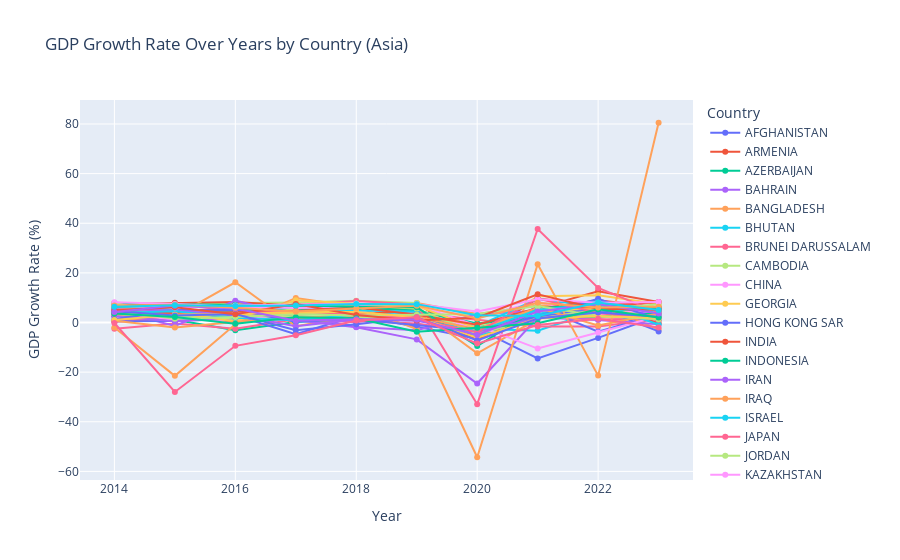

The notebook cell saved with this chart:
### Code cell
# Plotting GDP Growth Against Time for Every Country
# Filter GDP Growth Rate columns
gdp_growth_cols = [col for col in asia_mean_reset.columns if 'GDP Growth Rate %' in col]

# Reshape the DataFrame
gdp_long = asia_mean_reset.melt(id_vars=['Country'], 
                          value_vars=gdp_growth_cols, 
                          var_name='Year', 
                          value_name='GDP Growth Rate')

# Extract the year from the column name
gdp_long['Year'] = gdp_long['Year'].str.extract(r'\[(\d{4})\]').astype(int)

fig = px.line(gdp_long, x='Year', y='GDP Growth Rate', color='Country',
              labels={'GDP Growth Rate': 'GDP Growth Rate (%)', 'Year': 'Year'},
              title='GDP Growth Rate Over Years by Country (Asia)')

# Show the plot
fig.update_traces(mode='lines+markers')
fig.show()

# Insights: 
# Other than countries like Yemen, Iraq, Maldives and Macao Sar, generally the countries seem to follow the same growth rate. 
# The reason for the anomalies can be attributed to political instability, regional conflicts, small economies, or heavy reliance on specific industries

### Figure 1 — Plotly figure (JSON) as saved in the notebook; plotly's stock layout.template omitted (floating-point values rounded to 4 significant figures)
{"data": [{"hovertemplate": "Country=AFGHANISTAN<br>Year=%{x}<br>GDP Growth Rate (%)=%{y}<extra></extra>", "legendgroup": "AFGHANISTAN", "line": {"color": "#636efa", "dash": "solid"}, "marker": {"symbol": "circle"}, "mode": "lines+markers", "name": "AFGHANISTAN", "orientation": "v", "showlegend": true, "type": "scatter", "x": [2014, 2015, 2016, 2017, 2018, 2019, 2020, 2021, 2022, 2023], "xaxis": "x", "y": [2.7, 1, 2.2, 2.6, 1.2, 3.9, -2.4, -14.5, -6.2, 2.7], "yaxis": "y"}, {"hovertemplate": "Country=ARMENIA<br>Year=%{x}<br>GDP Growth Rate (%)=%{y}<extra></extra>", "legendgroup": "ARMENIA", "line": {"color": "#EF553B", "dash": "solid"}, "marker": {"symbol": "circle"}, "mode": "lines+markers", "name": "ARMENIA", "orientation": "v", "showlegend": true, "type": "scatter", "x": [2014, 2015, 2016, 2017, 2018, 2019, 2020, 2021, 2022, 2023], "xaxis": "x", "y": [3.6, 3.3, 0.2, 7.5, 5.2, 7.6, -7.1, 5.8, 12.6, 8.3], "yaxis": "y"}, {"hovertemplate": "Country=AZERBAIJAN<br>Year=%{x}<br>GDP Growth Rate (%)=%{y}<extra></extra>", "legendgroup": "AZERBAIJAN", "line": {"color": "#00cc96", "dash": "solid"}, "marker": {"symbol": "circle"}, "mode": "lines+markers", "name": "AZERBAIJAN", "orientation": "v", "showlegend": true, "type": "scatter", "x": [2014, 2015, 2016, 2017, 2018, 2019, 2020, 2021, 2022, 2023], "xaxis": "x", "y": [2.8, 1.1, -3.1, 0.2, 1.5, 2.5, -4.2, 5.6, 4.7, 1.1], "yaxis": "y"}, {"hovertemplate": "Country=BAHRAIN<br>Year=%{x}<br>GDP Growth Rate (%)=%{y}<extra></extra>", "legendgroup": "BAHRAIN", "line": {"color": "#ab63fa", "dash": "solid"}, "marker": {"symbol": "circle"}, "mode": "lines+markers", "name": "BAHRAIN", "orientation": "v", "showlegend": true, "type": "scatter", "x": [2014, 2015, 2016, 2017, 2018, 2019, 2020, 2021, 2022, 2023], "xaxis": "x", "y": [4.3, 2.5, 3.8, 5, 2.1, 2.1, -5.9, 4.4, 6, 3], "yaxis": "y"}, {"hovertemplate": "Country=BANGLADESH<br>Year=%{x}<br>GDP Growth Rate (%)=%{y}<extra></extra>", "legendgroup": "BANGLADESH", "line": {"color": "#FFA15A", "dash": "solid"}, "marker": {"symbol": "circle"}, "mode": "lines+markers", "name": "BANGLADESH", "orientation": "v", "showlegend": true, "type": "scatter", "x": [2014, 2015, 2016, 2017, 2018, 2019, 2020, 2021, 2022, 2023], "xaxis": "x", "y": [6.1, 6.6, 7.1, 6.6, 7.3, 7.9, 3.4, 6.9, 7.1, 5.8], "yaxis": "y"}, {"hovertemplate": "Country=BHUTAN<br>Year=%{x}<br>GDP Growth Rate (%)=%{y}<extra></extra>", "legendgroup": "BHUTAN", "line": {"color": "#19d3f3", "dash": "solid"}, "marker": {"symbol": "circle"}, "mode": "lines+markers", "name": "BHUTAN", "orientation": "v", "showlegend": true, "type": "scatter", "x": [2014, 2015, 2016, 2017, 2018, 2019, 2020, 2021, 2022, 2023], "xaxis": "x", "y": [3.7, 6.2, 7.5, 5.9, 3.5, 4.6, -2.5, -3.3, 4.8, 5], "yaxis": "y"}, {"hovertemplate": "Country=BRUNEI DARUSSALAM<br>Year=%{x}<br>GDP Growth Rate (%)=%{y}<extra></extra>", "legendgroup": "BRUNEI DARUSSALAM", "line": {"color": "#FF6692", "dash": "solid"}, "marker": {"symbol": "circle"}, "mode": "lines+markers", "name": "BRUNEI DARUSSALAM", "orientation": "v", "showlegend": true, "type": "scatter", "x": [2014, 2015, 2016, 2017, 2018, 2019, 2020, 2021, 2022, 2023], "xaxis": "x", "y": [-2.5, -0.4, -2.5, 1.3, 0.1, 3.9, 1.1, -1.6, -1.6, 1.4], "yaxis": "y"}, {"hovertemplate": "Country=CAMBODIA<br>Year=%{x}<br>GDP Growth Rate (%)=%{y}<extra></extra>", "legendgroup": "CAMBODIA", "line": {"color": "#B6E880", "dash": "solid"}, "marker": {"symbol": "circle"}, "mode": "lines+markers", "name": "CAMBODIA", "orientation": "v", "showlegend": true, "type": "scatter", "x": [2014, 2015, 2016, 2017, 2018, 2019, 2020, 2021, 2022, 2023], "xaxis": "x", "y": [8, 7.2, 7.9, 8.1, 8.8, 7.9, -3.6, 3.1, 5.1, 5], "yaxis": "y"}, {"hovertemplate": "Country=CHINA<br>Year=%{x}<br>GDP Growth Rate (%)=%{y}<extra></extra>", "legendgroup": "CHINA", "line": {"color": "#FF97FF", "dash": "solid"}, "marker": {"symbol": "circle"}, "mode": "lines+markers", "name": "CHINA", "orientation": "v", "showlegend": true, "type": "scatter", "x": [2014, 2015, 2016, 2017, 2018, 2019, 2020, 2021, 2022, 2023], "xaxis": "x", "y": [7.4, 7, 6.8, 6.9, 6.7, 6, 2.2, 8.4, 3, 5.2], "yaxis": "y"}, {"hovertemplate": "Country=GEORGIA<br>Year=%{x}<br>GDP Growth Rate (%)=%{y}<extra></extra>", "legendgroup": "GEORGIA", "line": {"color": "#FECB52", "dash": "solid"}, "marker": {"symbol": "circle"}, "mode": "lines+markers", "name": "GEORGIA", "orientation": "v", "showlegend": true, "type": "scatter", "x": [2014, 2015, 2016, 2017, 2018, 2019, 2020, 2021, 2022, 2023], "xaxis": "x", "y": [4.1, 3.4, 3.4, 5.2, 6.1, 5.4, -6.3, 10.6, 11, 7.5], "yaxis": "y"}, {"hovertemplate": "Country=HONG KONG SAR<br>Year=%{x}<br>GDP Growth Rate (%)=%{y}<extra></extra>", "legendgroup": "HONG KONG SAR", "line": {"color": "#636efa", "dash": "solid"}, "marker": {"symbol": "circle"}, "mode": "lines+markers", "name": "HONG KONG SAR", "orientation": "v", "showlegend": true, "type": "scatter", "x": [2014, 2015, 2016, 2017, 2018, 2019, 2020, 2021, 2022, 2023], "xaxis": "x", "y": [2.8, 2.4, 2.2, 3.8, 2.8, -1.7, -6.5, 6.5, -3.7, 3.3], "yaxis": "y"}, {"hovertemplate": "Country=INDIA<br>Year=%{x}<br>GDP Growth Rate (%)=%{y}<extra></extra>", "legendgroup": "INDIA", "line": {"color": "#EF553B", "dash": "solid"}, "marker": {"symbol": "circle"}, "mode": "lines+markers", "name": "INDIA", "orientation": "v", "showlegend": true, "type": "scatter", "x": [2014, 2015, 2016, 2017, 2018, 2019, 2020, 2021, 2022, 2023], "xaxis": "x", "y": [7.4, 8, 8.3, 6.8, 6.5, 3.9, -5.8, 9.7, 7, 8.2], "yaxis": "y"}, {"hovertemplate": "Country=INDONESIA<br>Year=%{x}<br>GDP Growth Rate (%)=%{y}<extra></extra>", "legendgroup": "INDONESIA", "line": {"color": "#00cc96", "dash": "solid"}, "marker": {"symbol": "circle"}, "mode": "lines+markers", "name": "INDONESIA", "orientation": "v", "showlegend": true, "type": "scatter", "x": [2014, 2015, 2016, 2017, 2018, 2019, 2020, 2021, 2022, 2023], "xaxis": "x", "y": [5, 4.9, 5, 5.1, 5.2, 5, -2.1, 3.7, 5.3, 5], "yaxis": "y"}, {"hovertemplate": "Country=IRAN<br>Year=%{x}<br>GDP Growth Rate (%)=%{y}<extra></extra>", "legendgroup": "IRAN", "line": {"color": "#ab63fa", "dash": "solid"}, "marker": {"symbol": "circle"}, "mode": "lines+markers", "name": "IRAN", "orientation": "v", "showlegend": true, "type": "scatter", "x": [2014, 2015, 2016, 2017, 2018, 2019, 2020, 2021, 2022, 2023], "xaxis": "x", "y": [5, -1.4, 8.8, 2.8, -1.8, -3.1, 3.3, 4.7, 3.8, 5], "yaxis": "y"}, {"hovertemplate": "Country=IRAQ<br>Year=%{x}<br>GDP Growth Rate (%)=%{y}<extra></extra>", "legendgroup": "IRAQ", "line": {"color": "#FFA15A", "dash": "solid"}, "marker": {"symbol": "circle"}, "mode": "lines+markers", "name": "IRAQ", "orientation": "v", "showlegend": true, "type": "scatter", "x": [2014, 2015, 2016, 2017, 2018, 2019, 2020, 2021, 2022, 2023], "xaxis": "x", "y": [0.7, 2.5, 16.2, -1.5, 2.6, 5.6, -12.4, 1.4, 7.7, -2.9], "yaxis": "y"}, {"hovertemplate": "Country=ISRAEL<br>Year=%{x}<br>GDP Growth Rate (%)=%{y}<extra></extra>", "legendgroup": "ISRAEL", "line": {"color": "#19d3f3", "dash": "solid"}, "marker": {"symbol": "circle"}, "mode": "lines+markers", "name": "ISRAEL", "orientation": "v", "showlegend": true, "type": "scatter", "x": [2014, 2015, 2016, 2017, 2018, 2019, 2020, 2021, 2022, 2023], "xaxis": "x", "y": [3.8, 2.3, 4.4, 4.3, 4.1, 3.8, -1.5, 9.5, 6.4, 2], "yaxis": "y"}, {"hovertemplate": "Country=JAPAN<br>Year=%{x}<br>GDP Growth Rate (%)=%{y}<extra></extra>", "legendgroup": "JAPAN", "line": {"color": "#FF6692", "dash": "solid"}, "marker": {"symbol": "circle"}, "mode": "lines+markers", "name": "JAPAN", "orientation": "v", "showlegend": true, "type": "scatter", "x": [2014, 2015, 2016, 2017, 2018, 2019, 2020, 2021, 2022, 2023], "xaxis": "x", "y": [0.3, 1.6, 0.8, 1.7, 0.6, -0.4, -4.2, 2.7, 1.2, 1.7], "yaxis": "y"}, {"hovertemplate": "Country=JORDAN<br>Year=%{x}<br>GDP Growth Rate (%)=%{y}<extra></extra>", "legendgroup": "JORDAN", "line": {"color": "#B6E880", "dash": "solid"}, "marker": {"symbol": "circle"}, "mode": "lines+markers", "name": "JORDAN", "orientation": "v", "showlegend": true, "type": "scatter", "x": [2014, 2015, 2016, 2017, 2018, 2019, 2020, 2021, 2022, 2023], "xaxis": "x", "y": [3.4, 2.5, 2, 2.5, 1.9, 1.8, -1.1, 3.7, 2.4, 2.6], "yaxis": "y"}, {"hovertemplate": "Country=KAZAKHSTAN<br>Year=%{x}<br>GDP Growth Rate (%)=%{y}<extra></extra>", "legendgroup": "KAZAKHSTAN", "line": {"color": "#FF97FF", "dash": "solid"}, "marker": {"symbol": "circle"}, "mode": "lines+markers", "name": "KAZAKHSTAN", "orientation": "v", "showlegend": true, "type": "scatter", "x": [2014, 2015, 2016, 2017, 2018, 2019, 2020, 2021, 2022, 2023], "xaxis": "x", "y": [4.3, 1, 0.9, 3.9, 4.1, 4.5, -2.6, 4.1, 3.3, 5.1], "yaxis": "y"}, {"hovertemplate": "Country=KOREA, REPUBLIC OF<br>Year=%{x}<br>GDP Growth Rate (%)=%{y}<extra></extra>", "legendgroup": "KOREA, REPUBLIC OF", "line": {"color": "#FECB52", "dash": "solid"}, "marker": {"symbol": "circle"}, "mode": "lines+markers", "name": "KOREA, REPUBLIC OF", "orientation": "v", "showlegend": true, "type": "scatter", "x": [2014, 2015, 2016, 2017, 2018, 2019, 2020, 2021, 2022, 2023], "xaxis": "x", "y": [3.2, 2.9, 3.2, 3.4, 3.2, 2.3, -0.7, 4.6, 2.7, 1.4], "yaxis": "y"}, {"hovertemplate": "Country=KUWAIT<br>Year=%{x}<br>GDP Growth Rate (%)=%{y}<extra></extra>", "legendgroup": "KUWAIT", "line": {"color": "#636efa", "dash": "solid"}, "marker": {"symbol": "circle"}, "mode": "lines+markers", "name": "KUWAIT", "orientation": "v", "showlegend": true, "type": "scatter", "x": [2014, 2015, 2016, 2017, 2018, 2019, 2020, 2021, 2022, 2023], "xaxis": "x", "y": [0.5, 0.6, 2.9, -4.7, 2.7, 2.3, -4.8, 2.3, 5.9, -3.6], "yaxis": "y"}, {"hovertemplate": "Country=KYRGYZSTAN<br>Year=%{x}<br>GDP Growth Rate (%)=%{y}<extra></extra>", "legendgroup": "KYRGYZSTAN", "line": {"color": "#EF553B", "dash": "solid"}, "marker": {"symbol": "circle"}, "mode": "lines+markers", "name": "KYRGYZSTAN", "orientation": "v", "showlegend": true, "type": "scatter", "x": [2014, 2015, 2016, 2017, 2018, 2019, 2020, 2021, 2022, 2023], "xaxis": "x", "y": [4, 3.9, 4.3, 4.7, 3.5, 4.6, -7.1, 5.5, 9, 6.2], "yaxis": "y"}, {"hovertemplate": "Country=LAO P.D.R.<br>Year=%{x}<br>GDP Growth Rate (%)=%{y}<extra></extra>", "legendgroup": "LAO P.D.R.", "line": {"color": "#00cc96", "dash": "solid"}, "marker": {"symbol": "circle"}, "mode": "lines+markers", "name": "LAO P.D.R.", "orientation": "v", "showlegend": true, "type": "scatter", "x": [2014, 2015, 2016, 2017, 2018, 2019, 2020, 2021, 2022, 2023], "xaxis": "x", "y": [7.6, 7.3, 7, 6.9, 6.2, 4.7, -0.4, 2.1, 2.3, 3.7], "yaxis": "y"}, {"hovertemplate": "Country=LEBANON<br>Year=%{x}<br>GDP Growth Rate (%)=%{y}<extra></extra>", "legendgroup": "LEBANON", "line": {"color": "#ab63fa", "dash": "solid"}, "marker": {"symbol": "circle"}, "mode": "lines+markers", "name": "LEBANON", "orientation": "v", "showlegend": true, "type": "scatter", "x": [2014, 2015, 2016, 2017, 2018, 2019, 2020, 2021, 2022, 2023], "xaxis": "x", "y": [2.5, 0.5, 1.6, 0.9, -1.9, -6.8, -24.6, 2, 1, -0.7], "yaxis": "y"}, {"hovertemplate": "Country=MACAO SAR<br>Year=%{x}<br>GDP Growth Rate (%)=%{y}<extra></extra>", "legendgroup": "MACAO SAR", "line": {"color": "#FFA15A", "dash": "solid"}, "marker": {"symbol": "circle"}, "mode": "lines+markers", "name": "MACAO SAR", "orientation": "v", "showlegend": true, "type": "scatter", "x": [2014, 2015, 2016, 2017, 2018, 2019, 2020, 2021, 2022, 2023], "xaxis": "x", "y": [-2, -21.5, -0.7, 9.9, 6.4, -2.6, -54.3, 23.5, -21.4, 80.5], "yaxis": "y"}, {"hovertemplate": "Country=MALAYSIA<br>Year=%{x}<br>GDP Growth Rate (%)=%{y}<extra></extra>", "legendgroup": "MALAYSIA", "line": {"color": "#19d3f3", "dash": "solid"}, "marker": {"symbol": "circle"}, "mode": "lines+markers", "name": "MALAYSIA", "orientation": "v", "showlegend": true, "type": "scatter", "x": [2014, 2015, 2016, 2017, 2018, 2019, 2020, 2021, 2022, 2023], "xaxis": "x", "y": [6, 5, 4.4, 5.8, 4.8, 4.4, -5.5, 3.3, 8.9, 3.6], "yaxis": "y"}, {"hovertemplate": "Country=MALDIVES<br>Year=%{x}<br>GDP Growth Rate (%)=%{y}<extra></extra>", "legendgroup": "MALDIVES", "line": {"color": "#FF6692", "dash": "solid"}, "marker": {"symbol": "circle"}, "mode": "lines+markers", "name": "MALDIVES", "orientation": "v", "showlegend": true, "type": "scatter", "x": [2014, 2015, 2016, 2017, 2018, 2019, 2020, 2021, 2022, 2023], "xaxis": "x", "y": [7.8, 4, 6.6, 7.1, 8.7, 7.3, -32.9, 37.7, 13.9, 4], "yaxis": "y"}, {"hovertemplate": "Country=MONGOLIA<br>Year=%{x}<br>GDP Growth Rate (%)=%{y}<extra></extra>", "legendgroup": "MONGOLIA", "line": {"color": "#B6E880", "dash": "solid"}, "marker": {"symbol": "circle"}, "mode": "lines+markers", "name": "MONGOLIA", "orientation": "v", "showlegend": true, "type": "scatter", "x": [2014, 2015, 2016, 2017, 2018, 2019, 2020, 2021, 2022, 2023], "xaxis": "x", "y": [7.9, 2.4, 1.5, 5.6, 7.7, 5.6, -4.6, 1.6, 5, 7.4], "yaxis": "y"}, {"hovertemplate": "Country=MYANMAR<br>Year=%{x}<br>GDP Growth Rate (%)=%{y}<extra></extra>", "legendgroup": "MYANMAR", "line": {"color": "#FF97FF", "dash": "solid"}, "marker": {"symbol": "circle"}, "mode": "lines+markers", "name": "MYANMAR", "orientation": "v", "showlegend": true, "type": "scatter", "x": [2014, 2015, 2016, 2017, 2018, 2019, 2020, 2021, 2022, 2023], "xaxis": "x", "y": [8.2, 7.5, 6.4, 5.8, 6.4, 6.8, -1.2, -10.5, -4, 2.5], "yaxis": "y"}, {"hovertemplate": "Country=NEPAL<br>Year=%{x}<br>GDP Growth Rate (%)=%{y}<extra></extra>", "legendgroup": "NEPAL", "line": {"color": "#FECB52", "dash": "solid"}, "marker": {"symbol": "circle"}, "mode": "lines+markers", "name": "NEPAL", "orientation": "v", "showlegend": true, "type": "scatter", "x": [2014, 2015, 2016, 2017, 2018, 2019, 2020, 2021, 2022, 2023], "xaxis": "x", "y": [6, 4, 0.4, 9, 7.6, 6.7, -2.4, 4.8, 5.6, 2], "yaxis": "y"}, {"hovertemplate": "Country=OMAN<br>Year=%{x}<br>GDP Growth Rate (%)=%{y}<extra></extra>", "legendgroup": "OMAN", "line": {"color": "#636efa", "dash": "solid"}, "marker": {"symbol": "circle"}, "mode": "lines+markers", "name": "OMAN", "orientation": "v", "showlegend": true, "type": "scatter", "x": [2014, 2015, 2016, 2017, 2018, 2019, 2020, 2021, 2022, 2023], "xaxis": "x", "y": [1.3, 5, 5, 0.3, 1.3, -1.1, -3.4, 2.6, 9.6, 1.3], "yaxis": "y"}, {"hovertemplate": "Country=PAKISTAN<br>Year=%{x}<br>GDP Growth Rate (%)=%{y}<extra></extra>", "legendgroup": "PAKISTAN", "line": {"color": "#EF553B", "dash": "solid"}, "marker": {"symbol": "circle"}, "mode": "lines+markers", "name": "PAKISTAN", "orientation": "v", "showlegend": true, "type": "scatter", "x": [2014, 2015, 2016, 2017, 2018, 2019, 2020, 2021, 2022, 2023], "xaxis": "x", "y": [3.6, 3.8, 4.1, 4.6, 6.1, 3.1, -0.9, 5.8, 6.2, -0.2], "yaxis": "y"}, {"hovertemplate": "Country=PHILIPPINES<br>Year=%{x}<br>GDP Growth Rate (%)=%{y}<extra></extra>", "legendgroup": "PHILIPPINES", "line": {"color": "#00cc96", "dash": "solid"}, "marker": {"symbol": "circle"}, "mode": "lines+markers", "name": "PHILIPPINES", "orientation": "v", "showlegend": true, "type": "scatter", "x": [2014, 2015, 2016, 2017, 2018, 2019, 2020, 2021, 2022, 2023], "xaxis": "x", "y": [6.3, 6.3, 7.1, 6.9, 6.3, 6.1, -9.5, 5.7, 7.6, 5.5], "yaxis": "y"}, {"hovertemplate": "Country=QATAR<br>Year=%{x}<br>GDP Growth Rate (%)=%{y}<extra></extra>", "legendgroup": "QATAR", "line": {"color": "#ab63fa", "dash": "solid"}, "marker": {"symbol": "circle"}, "mode": "lines+markers", "name": "QATAR", "orientation": "v", "showlegend": true, "type": "scatter", "x": [2014, 2015, 2016, 2017, 2018, 2019, 2020, 2021, 2022, 2023], "xaxis": "x", "y": [5.3, 4.8, 3.1, -1.5, 1.2, 0.7, -3.6, 1.6, 4.2, 1.2], "yaxis": "y"}, {"hovertemplate": "Country=RUSSIAN FEDERATION<br>Year=%{x}<br>GDP Growth Rate (%)=%{y}<extra></extra>", "legendgroup": "RUSSIAN FEDERATION", "line": {"color": "#FFA15A", "dash": "solid"}, "marker": {"symbol": "circle"}, "mode": "lines+markers", "name": "RUSSIAN FEDERATION", "orientation": "v", "showlegend": true, "type": "scatter", "x": [2014, 2015, 2016, 2017, 2018, 2019, 2020, 2021, 2022, 2023], "xaxis": "x", "y": [0.7, -2, 0.2, 1.8, 2.8, 2.2, -2.7, 5.9, -1.2, 3.6], "yaxis": "y"}, {"hovertemplate": "Country=SAUDI ARABIA<br>Year=%{x}<br>GDP Growth Rate (%)=%{y}<extra></extra>", "legendgroup": "SAUDI ARABIA", "line": {"color": "#19d3f3", "dash": "solid"}, "marker": {"symbol": "circle"}, "mode": "lines+markers", "name": "SAUDI ARABIA", "orientation": "v", "showlegend": true, "type": "scatter", "x": [2014, 2015, 2016, 2017, 2018, 2019, 2020, 2021, 2022, 2023], "xaxis": "x", "y": [3.8, 4.5, 1.9, 0.9, 3.2, 1.1, -3.6, 5.1, 7.5, -0.8], "yaxis": "y"}, {"hovertemplate": "Country=SINGAPORE<br>Year=%{x}<br>GDP Growth Rate (%)=%{y}<extra></extra>", "legendgroup": "SINGAPORE", "line": {"color": "#FF6692", "dash": "solid"}, "marker": {"symbol": "circle"}, "mode": "lines+markers", "name": "SINGAPORE", "orientation": "v", "showlegend": true, "type": "scatter", "x": [2014, 2015, 2016, 2017, 2018, 2019, 2020, 2021, 2022, 2023], "xaxis": "x", "y": [3.9, 3, 3.6, 4.5, 3.5, 1.3, -3.9, 9.7, 3.8, 1.1], "yaxis": "y"}, {"hovertemplate": "Country=TAIWAN, CHINA<br>Year=%{x}<br>GDP Growth Rate (%)=%{y}<extra></extra>", "legendgroup": "TAIWAN, CHINA", "line": {"color": "#B6E880", "dash": "solid"}, "marker": {"symbol": "circle"}, "mode": "lines+markers", "name": "TAIWAN, CHINA", "orientation": "v", "showlegend": true, "type": "scatter", "x": [2014, 2015, 2016, 2017, 2018, 2019, 2020, 2021, 2022, 2023], "xaxis": "x", "y": [4.7, 1.5, 2.2, 3.3, 2.8, 3.1, 3.4, 6.6, 2.6, 1.3], "yaxis": "y"}, {"hovertemplate": "Country=TAJIKISTAN<br>Year=%{x}<br>GDP Growth Rate (%)=%{y}<extra></extra>", "legendgroup": "TAJIKISTAN", "line": {"color": "#FF97FF", "dash": "solid"}, "marker": {"symbol": "circle"}, "mode": "lines+markers", "name": "TAJIKISTAN", "orientation": "v", "showlegend": true, "type": "scatter", "x": [2014, 2015, 2016, 2017, 2018, 2019, 2020, 2021, 2022, 2023], "xaxis": "x", "y": [6.7, 6, 6.9, 7.1, 7.6, 7.4, 4.4, 9.4, 8, 8.3], "yaxis": "y"}, {"hovertemplate": "Country=THAILAND<br>Year=%{x}<br>GDP Growth Rate (%)=%{y}<extra></extra>", "legendgroup": "THAILAND", "line": {"color": "#FECB52", "dash": "solid"}, "marker": {"symbol": "circle"}, "mode": "lines+markers", "name": "THAILAND", "orientation": "v", "showlegend": true, "type": "scatter", "x": [2014, 2015, 2016, 2017, 2018, 2019, 2020, 2021, 2022, 2023], "xaxis": "x", "y": [1, 3.1, 3.4, 4.2, 4.2, 2.1, -6.1, 1.6, 2.5, 1.9], "yaxis": "y"}, {"hovertemplate": "Country=TIMOR-LESTE<br>Year=%{x}<br>GDP Growth Rate (%)=%{y}<extra></extra>", "legendgroup": "TIMOR-LESTE", "line": {"color": "#636efa", "dash": "solid"}, "marker": {"symbol": "circle"}, "mode": "lines+markers", "name": "TIMOR-LESTE", "orientation": "v", "showlegend": true, "type": "scatter", "x": [2014, 2015, 2016, 2017, 2018, 2019, 2020, 2021, 2022, 2023], "xaxis": "x", "y": [4.5, 2.8, 3.4, -3.1, -0.7, 2.1, -7.2, 1.6, 4, 2.3], "yaxis": "y"}, {"hovertemplate": "Country=TURKEY<br>Year=%{x}<br>GDP Growth Rate (%)=%{y}<extra></extra>", "legendgroup": "TURKEY", "line": {"color": "#EF553B", "dash": "solid"}, "marker": {"symbol": "circle"}, "mode": "lines+markers", "name": "TURKEY", "orientation": "v", "showlegend": true, "type": "scatter", "x": [2014, 2015, 2016, 2017, 2018, 2019, 2020, 2021, 2022, 2023], "xaxis": "x", "y": [4.9, 6.1, 3.3, 7.5, 3, 0.8, 1.9, 11.4, 5.5, 5.1], "yaxis": "y"}, {"hovertemplate": "Country=TURKMENISTAN<br>Year=%{x}<br>GDP Growth Rate (%)=%{y}<extra></extra>", "legendgroup": "TURKMENISTAN", "line": {"color": "#00cc96", "dash": "solid"}, "marker": {"symbol": "circle"}, "mode": "lines+markers", "name": "TURKMENISTAN", "orientation": "v", "showlegend": true, "type": "scatter", "x": [2014, 2015, 2016, 2017, 2018, 2019, 2020, 2021, 2022, 2023], "xaxis": "x", "y": [3.6, 2.2, -0.5, 2.1, 1.7, -3.7, -2.1, -0.3, 5.3, 2], "yaxis": "y"}, {"hovertemplate": "Country=UNITED ARAB EMIRATES<br>Year=%{x}<br>GDP Growth Rate (%)=%{y}<extra></extra>", "legendgroup": "UNITED ARAB EMIRATES", "line": {"color": "#ab63fa", "dash": "solid"}, "marker": {"symbol": "circle"}, "mode": "lines+markers", "name": "UNITED ARAB EMIRATES", "orientation": "v", "showlegend": true, "type": "scatter", "x": [2014, 2015, 2016, 2017, 2018, 2019, 2020, 2021, 2022, 2023], "xaxis": "x", "y": [4.2, 6.8, 5.6, 0.7, 1.3, 1.1, -5, 4.4, 7.5, 3.6], "yaxis": "y"}, {"hovertemplate": "Country=UZBEKISTAN<br>Year=%{x}<br>GDP Growth Rate (%)=%{y}<extra></extra>", "legendgroup": "UZBEKISTAN", "line": {"color": "#FFA15A", "dash": "solid"}, "marker": {"symbol": "circle"}, "mode": "lines+markers", "name": "UZBEKISTAN", "orientation": "v", "showlegend": true, "type": "scatter", "x": [2014, 2015, 2016, 2017, 2018, 2019, 2020, 2021, 2022, 2023], "xaxis": "x", "y": [6.9, 7.2, 5.9, 4.4, 5.6, 6.8, 1.6, 8, 6, 6.3], "yaxis": "y"}, {"hovertemplate": "Country=VIETNAM<br>Year=%{x}<br>GDP Growth Rate (%)=%{y}<extra></extra>", "legendgroup": "VIETNAM", "line": {"color": "#19d3f3", "dash": "solid"}, "marker": {"symbol": "circle"}, "mode": "lines+markers", "name": "VIETNAM", "orientation": "v", "showlegend": true, "type": "scatter", "x": [2014, 2015, 2016, 2017, 2018, 2019, 2020, 2021, 2022, 2023], "xaxis": "x", "y": [6.4, 7, 6.7, 6.9, 7.5, 7.4, 2.9, 2.6, 8.1, 5], "yaxis": "y"}, {"hovertemplate": "Country=YEMEN<br>Year=%{x}<br>GDP Growth Rate (%)=%{y}<extra></extra>", "legendgroup": "YEMEN", "line": {"color": "#FF6692", "dash": "solid"}, "marker": {"symbol": "circle"}, "mode": "lines+markers", "name": "YEMEN", "orientation": "v", "showlegend": true, "type": "scatter", "x": [2014, 2015, 2016, 2017, 2018, 2019, 2020, 2021, 2022, 2023], "xaxis": "x", "y": [-0.2, -28, -9.4, -5.1, 0.8, 2.1, -8.5, -1, 1.5, -2], "yaxis": "y"}], "layout": {"legend": {"title": {"text": "Country"}, "tracegroupgap": 0}, "title": {"text": "GDP Growth Rate Over Years by Country (Asia)"}, "xaxis": {"anchor": "y", "domain": [0, 1], "title": {"text": "Year"}}, "yaxis": {"anchor": "x", "domain": [0, 1], "title": {"text": "GDP Growth Rate (%)"}}}}
